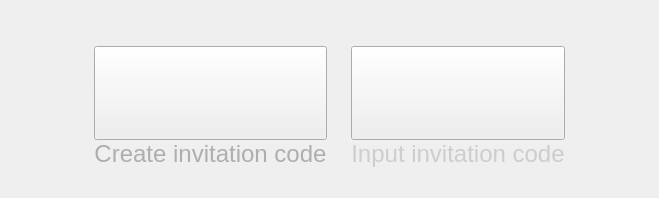
        <widget class="QWidget" name="gameReady">
         <property name="styleSheet">
          <string notr="true">#gameReady { 
border-image: url(:/new/prefix1/resource/background.png)
}

#gameReady * {
border-image:url();
}</string>
         </property>
         <layout class="QGridLayout" name="gridLayout_6" rowstretch="3,8,2" columnstretch="1,5,1">
          <property name="leftMargin">
           <number>0</number>
          </property>
          <property name="topMargin">
           <number>0</number>
          </property>
          <property name="rightMargin">
           <number>0</number>
          </property>
          <property name="bottomMargin">
           <number>0</number>
          </property>
          <property name="spacing">
           <number>0</number>
          </property>
          <item row="0" column="1">
           <spacer name="verticalSpacer_3">
            <property name="orientation">
             <enum>Qt::Vertical</enum>
            </property>
            <property name="sizeHint" stdset="0">
             <size>
              <width>20</width>
              <height>89</height>
             </size>
            </property>
           </spacer>
          </item>
          <item row="1" column="0">
           <spacer name="horizontalSpacer_3">
            <property name="orientation">
             <enum>Qt::Horizontal</enum>
            </property>
            <property name="sizeHint" stdset="0">
             <size>
              <width>86</width>
              <height>20</height>
             </size>
            </property>
           </spacer>
          </item>
          <item row="1" column="1">
           <layout class="QGridLayout" name="gridLayout" rowstretch="4,1" columnstretch="3,1,3">
            <item row="0" column="2">
             <widget class="QPushButton" name="asClientButton">
              <property name="sizePolicy">
               <sizepolicy hsizetype="Minimum" vsizetype="Preferred">
                <horstretch>0</horstretch>
                <verstretch>0</verstretch>
               </sizepolicy>
              </property>
              <property name="styleSheet">
               <string notr="true">border-image: url(:/new/prefix1/resource/asClient.png)</string>
              </property>
              <property name="text">
               <string/>
              </property>
             </widget>
            </item>
            <item row="0" column="0">
             <widget class="QPushButton" name="asServerButton">
              <property name="sizePolicy">
               <sizepolicy hsizetype="Minimum" vsizetype="Preferred">
                <horstretch>0</horstretch>
                <verstretch>0</verstretch>
               </sizepolicy>
              </property>
              <property name="styleSheet">
               <string notr="true">border-image:url(:/new/prefix1/resource/asSever.png)</string>
              </property>
              <property name="text">
               <string/>
              </property>
             </widget>
            </item>
            <item row="1" column="2">
             <widget class="QLabel" name="label_4">
              <property name="text">
               <string>&lt;html&gt;&lt;head/&gt;&lt;body&gt;&lt;p align=&quot;center&quot;&gt;&lt;span style=&quot; font-size:18pt; color:#cdcdcd;&quot;&gt;Input invitation code&lt;/span&gt;&lt;/p&gt;&lt;/body&gt;&lt;/html&gt;</string>
              </property>
             </widget>
            </item>
            <item row="1" column="0">
             <widget class="QLabel" name="label_3">
              <property name="text">
               <string>&lt;html&gt;&lt;head/&gt;&lt;body&gt;&lt;p&gt;&lt;span style=&quot; font-size:18pt; color:#aeaeae;&quot;&gt;Create invitation code&lt;/span&gt;&lt;/p&gt;&lt;/body&gt;&lt;/html&gt;</string>
              </property>
              <property name="alignment">
               <set>Qt::AlignCenter</set>
              </property>
             </widget>
            </item>
            <item row="0" column="1">
             <spacer name="horizontalSpacer_5">
              <property name="orientation">
               <enum>Qt::Horizontal</enum>
              </property>
              <property name="sizeHint" stdset="0">
               <size>
                <width>40</width>
                <height>20</height>
               </size>
              </property>
             </spacer>
            </item>
           </layout>
          </item>
          <item row="1" column="2">
           <spacer name="horizontalSpacer_4">
            <property name="orientation">
             <enum>Qt::Horizontal</enum>
            </property>
            <property name="sizeHint" stdset="0">
             <size>
              <width>86</width>
              <height>20</height>
             </size>
            </property>
           </spacer>
          </item>
          <item row="2" column="1">
           <spacer name="verticalSpacer_4">
            <property name="orientation">
             <enum>Qt::Vertical</enum>
            </property>
            <property name="sizeHint" stdset="0">
             <size>
              <width>20</width>
              <height>59</height>
             </size>
            </property>
           </spacer>
          </item>
         </layout>
        </widget>
